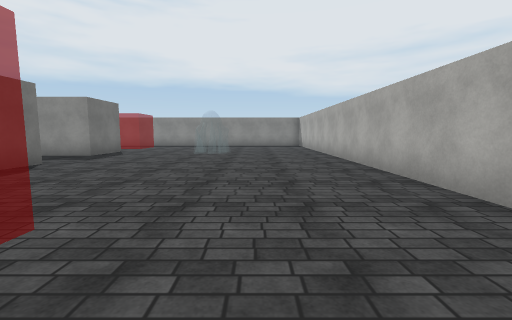
view 1 (above)

23 first-person views from a walk through a 3-D level made in the Unity game engine. The camera is 1.4 m above the floor, tilts 6° down and sees 90° across. The floor is counted in squares, 2 m on a side. Each view is taken from the middle of a square. On the plan, view 1 faces up. The plan holds only what a view shows up to about 9 squares ahead; the rest is blank. The place goes on beyond the plan. The player is left out. Surface patterns are stand-ins for the level's own textures.

view 2
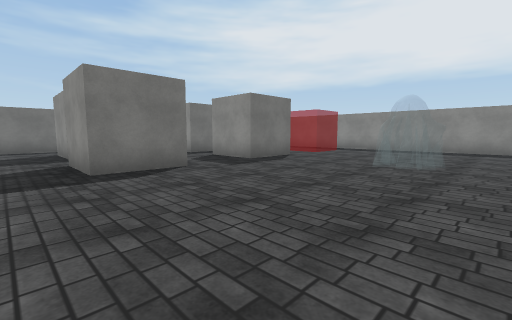

view 3
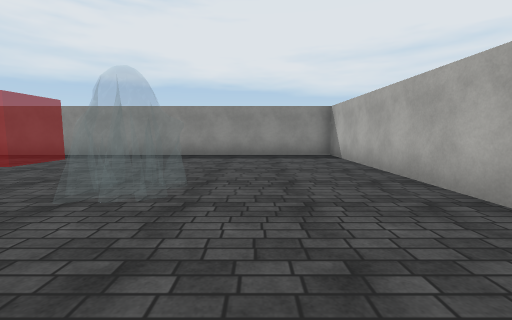

view 4
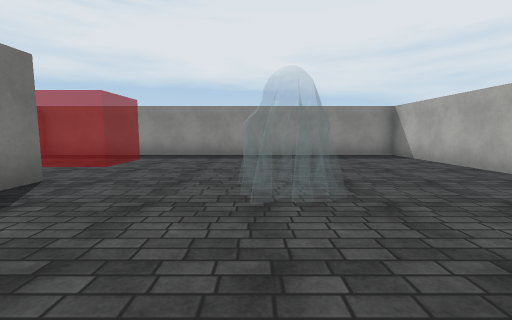

view 5
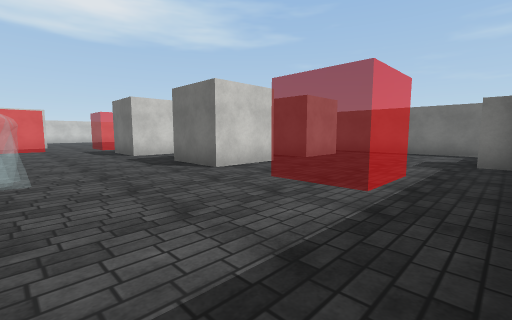

view 6
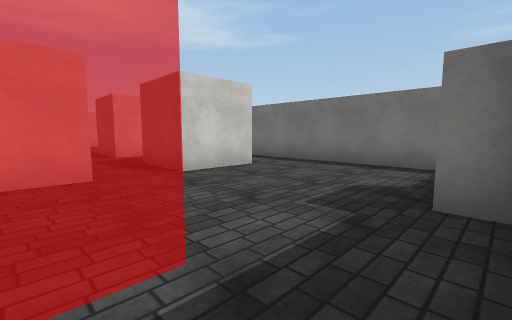

view 7
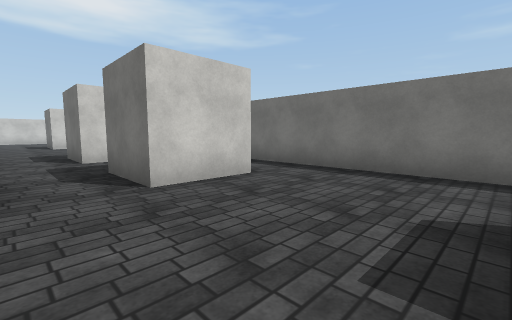

view 8
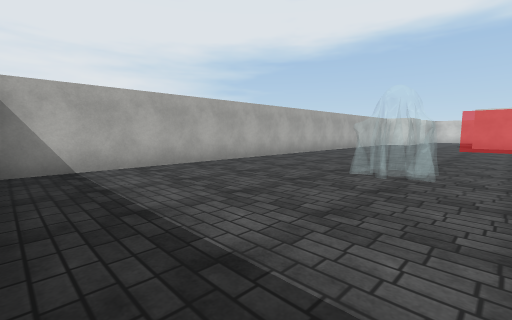

view 9
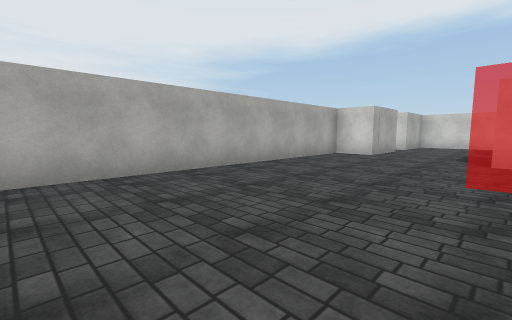

view 10
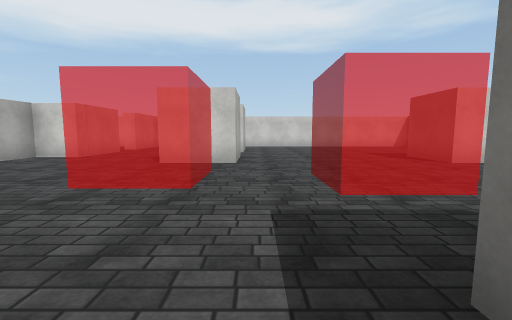

view 11
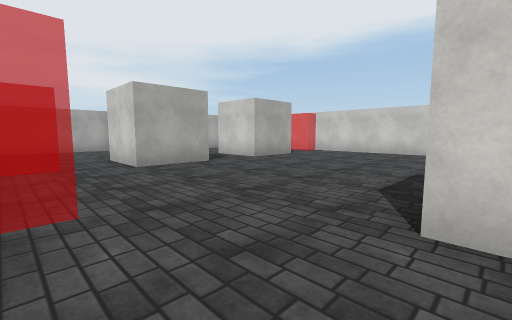

view 12
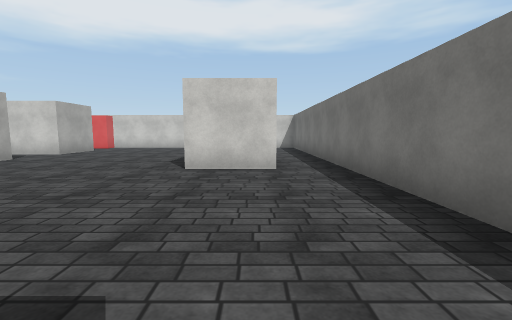

view 13
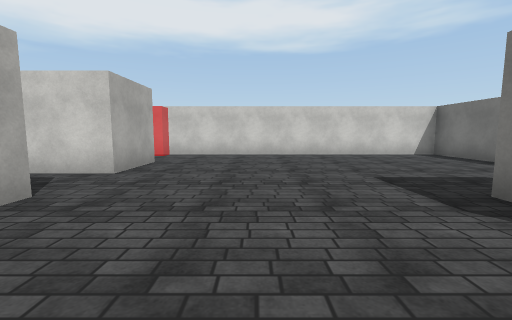

view 14
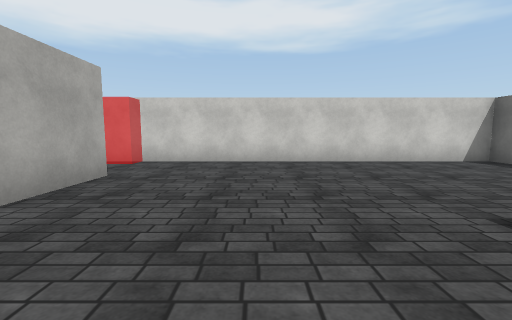

view 15
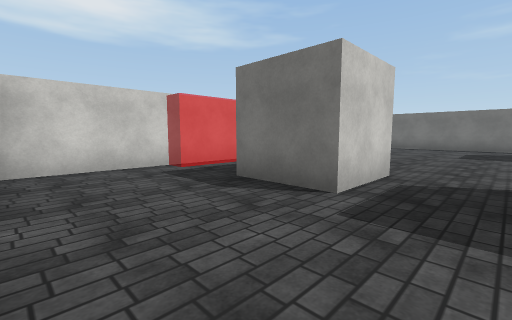

view 16
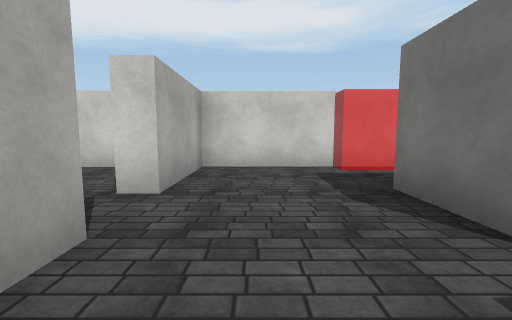

view 17
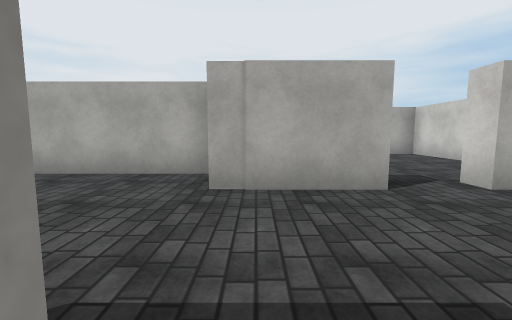

view 18
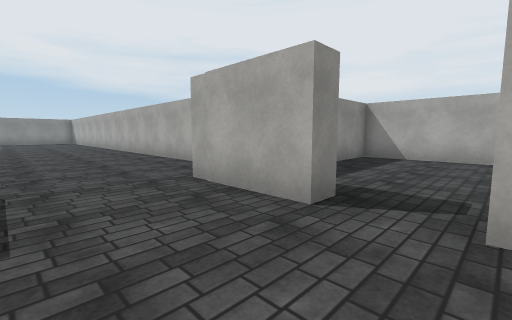

view 19
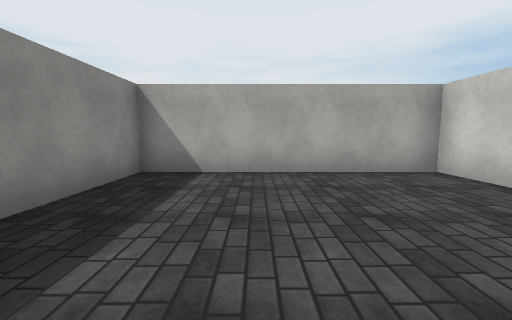

view 20
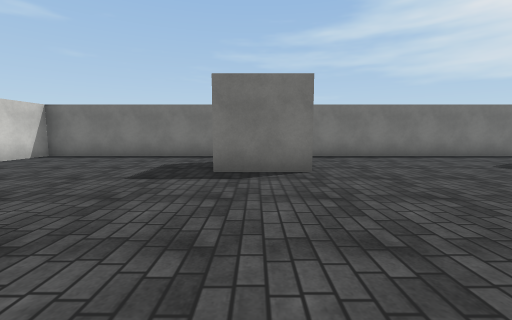

view 21
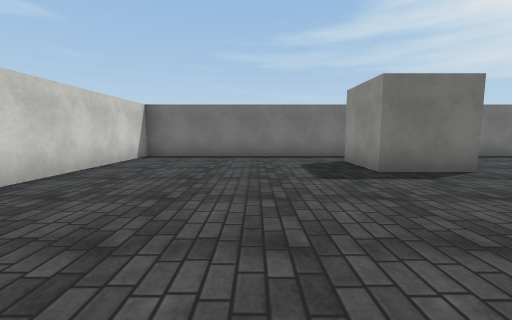

view 22
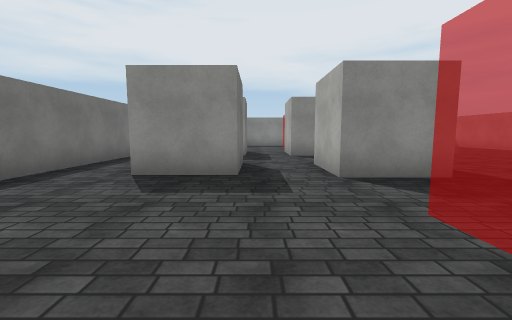

view 23
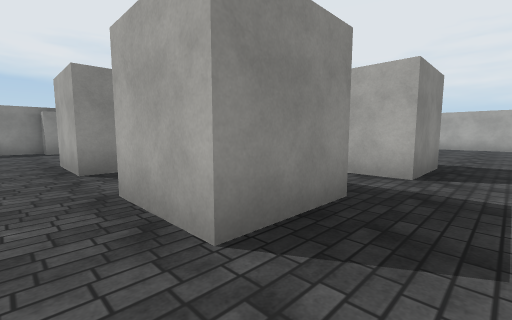

### Floor plan
Ten units are one square. View 1 is at (0, 0); x grows to the right and y downward. Boxes are objects, and circles mark ways between rooms. Rooms are numbered by the first view taken in them; rooms with no view inside come last. Other rooms are left out.
<svg viewBox="-123 -147 194 235">
<path fill="none" stroke="#000" d="M-62 -58 -49 -58 -49 -40M-70 -98 -51 -98 -51 -79M-101 -98 -83 -98M-17 44 -17 62M18 46 11 46 11 24 24 24 24 -142 -110 -142M-118 -134 -118 -94M-14 83 11 83 11 59 16 59M-83 -61 -83 -43 -101 -43 -101 -61M-49 -40 -67 -40 -67 -59M-105 10 -86 10M-118 -64 -118 6M-86 10 -86 28 -105 28M-35 29 -35 10 -16 10M-35 62 -35 44 -17 44M-118 6 -118 83 -14 83M29 83 66 83 66 28 40 28M-91 -61 -83 -61M-83 -98 -83 -79 -101 -79M-51 -79 -69 -79 -69 -90M-101 -79 -101 -98M-118 -94 -118 -64"/>
<circle cx="-55" cy="-30" r="3" fill="#2a7"/>
<circle cx="-25" cy="0" r="3" fill="#2a7"/>
<circle cx="-25" cy="35" r="3" fill="#2a7"/>
<circle cx="-25" cy="70" r="3" fill="#2a7"/>
<circle cx="-40" cy="-10" r="3" fill="#2a7"/>
<circle cx="20" cy="50" r="3" fill="#2a7"/>
<circle cx="-60" cy="-65" r="3" fill="#2a7"/>
<circle cx="-80" cy="-85" r="3" fill="#2a7"/>
<circle cx="-110" cy="-85" r="3" fill="#2a7"/>
<circle cx="-110" cy="15" r="3" fill="#2a7"/>
<circle cx="-73" cy="0" r="3" fill="#2a7"/>
<circle cx="-75" cy="-50" r="3" fill="#2a7"/>
<circle cx="-110" cy="-55" r="3" fill="#2a7"/>
<circle cx="-95" cy="-70" r="3" fill="#2a7"/>
<text x="-20" y="-60">1</text>
<text x="-90" y="-30">2</text>
<text x="-70" y="40">3</text>
<text x="40" y="60">4</text>
<text x="-80" y="-70">5</text>
<text x="-110" y="-80">6</text>
</svg>
Room 1 opens to room 2. Room 1 opens to room 3. Room 1 opens to room 4. Room 1 opens to room 5. Room 1 opens to room 6. Room 2 opens to room 3. Room 2 opens to room 5. Room 2 opens to room 6. Room 5 opens to room 6.

Where each view was taken, in squares from view 1:
view 1: 0 up, 0 right, facing up
view 2: 3 up, 0 right, facing up-left
view 3: 6 up, 0 right, facing up
view 4: 6 up, 2 left, facing up
view 5: 14 up, 2 left, facing down-left
view 6: 14 up, 6 left, facing down-left
view 7: 13 up, 7 left, facing down-left
view 8: 14 up, 3 left, facing down-right
view 9: 6 up, 2 left, facing down-right
view 10: 5 up, 4 left, facing down
view 11: 1 up, 9 left, facing down-right
view 12: 4 up, 10 left, facing down
view 13: 0 up, 6 left, facing down
view 14: 2 down, 6 left, facing down
view 15: 3 down, 1 right, facing down-left
view 16: 3 down, 0 right, facing down
view 17: 3 down, 2 left, facing right
view 18: 6 down, 1 left, facing up-right
view 19: 5 down, 2 right, facing right
view 20: 2 down, 4 left, facing left
view 21: 5 down, 4 left, facing left
view 22: 0 up, 8 left, facing up
view 23: 3 up, 11 left, facing up-right
